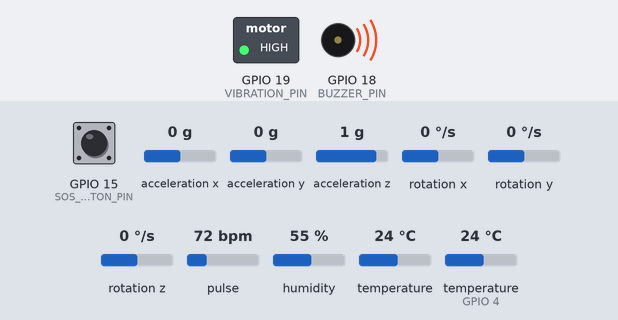
A sketch run on a simulated ESP32. Shown: switched loads named in the sketch (green lamp = pin HIGH), buzzer (waves = sounding, pin HIGH). Inputs (shaded band) come from the test bench; at power-on: GPIO 15 (SOS_BUTTON_PIN) HIGH, acceleration x 0 g, acceleration y 0 g, acceleration z 1 g, rotation x 0 °/s, rotation y 0 °/s, rotation z 0 °/s, pulse 72 bpm, humidity 55 %, temperature 24 °C, temperature (sensor on GPIO 4) 24 °C. WiFi joins after 1.5 s; servers stay silent unless stated; what the sketch prints to the serial monitor is not drawn.

Above: at 2.0 s.
At 4.5 s:
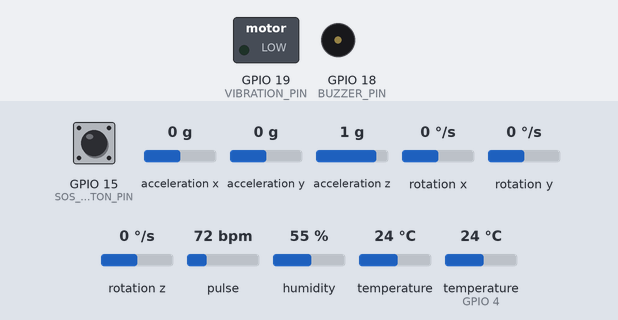
Timing chart, 0 to 6.0 s (numbered marks = the images above):
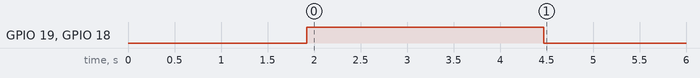

The sketch:

ParkinsonGuardian_ESP32.ino
```cpp
/*
 * ParkinsonGuardian_ESP32.ino
 * Smart Parkinson's Disease Monitoring Glove (With Dynamic Blynk Buzzer Control)
 * Target: ESP32 DevKit V1 (30-pin)
 *
 * Blynk Datastreams:
 * - V0: Tremor Level (Widget: Gauge / Value Display)
 * - V1: Heart Rate BPM (Widget: Gauge / Value Display)
 * - V2: SpO2 % (Widget: Gauge / Value Display)
 * - V3: Body Temperature °C (Widget: Value Display)
 * - V4: Buzzer Alert Threshold Slider (Widget: Slider, Range 0-1000)
 */

#define BLYNK_TEMPLATE_ID    "parkinsons glove"
#define BLYNK_TEMPLATE_NAME "Parkinson Guardian"
#define BLYNK_DEVICE_NAME   "Parkison Guardian"
#define BLYNK_AUTH_TOKEN    "Your_Blynk_Auth_Token"

const char* WIFI_SSID     = "Your_WIFI_SSID";
const char* WIFI_PASSWORD = "Your_WIFI_Password";

// ---------------------------------------------------------------------------
// Pin mapping

// ---------------------------------------------------------------------------
#define I2C_SDA_PIN        21
#define I2C_SCL_PIN        22
#define DHT_PIN            4
#define DHT_TYPE           DHT11
#define BUZZER_PIN         18
#define VIBRATION_PIN      19
#define SOS_BUTTON_PIN     15

// Blynk virtual pins
#define VPIN_TREMOR        V0
#define VPIN_HEART_RATE    V1
#define VPIN_SPO2          V2
#define VPIN_BODY_TEMP     V3
#define VPIN_BUZZER_THRESH V4  // Dynamic slider for buzzer sensitivity

// ---------------------------------------------------------------------------
// Timing intervals (ms) — non-blocking
// ---------------------------------------------------------------------------
const unsigned long MPU_INTERVAL_MS        = 20;    // 50 Hz tremor sampling
const unsigned long MAX30102_INTERVAL_MS   = 10;    // 100 Hz PPG sampling
const unsigned long DHT_INTERVAL_MS        = 2000;  // 2 Hz temperature/humidity
const unsigned long BLYNK_SEND_INTERVAL_MS = 500;   // 2 Hz dashboard updates
const unsigned long ALERT_CHECK_INTERVAL_MS = 100;
const unsigned long SOS_DEBOUNCE_MS        = 50;
const unsigned long ALERT_COOLDOWN_MS      = 30000; // 30 s between duplicate alerts

// ---------------------------------------------------------------------------
// Alert thresholds
// ---------------------------------------------------------------------------
const float HR_MIN_BPM            = 50.0f;
const float HR_MAX_BPM            = 120.0f;
const float SPO2_MIN_PERCENT      = 92.0f;
const int   TREMOR_HIT_COUNT      = 10;     // Consecutive samples required above threshold
const float BODY_TEMP_MAX_C       = 38.5f;  // Fever alert threshold

// Dynamic threshold updated via Blynk app slider (Default: 800)
float tremorAlertThreshold        = 800.0f;

// ---------------------------------------------------------------------------
// Includes
// ---------------------------------------------------------------------------
#include <WiFi.h>
#include <BlynkSimpleEsp32.h>
#include <Wire.h>
#include <Adafruit_MPU6050.h>
#include <Adafruit_Sensor.h>
#include <MAX30105.h>
#include <DHT.h>
#include <math.h>
#include <heartRate.h>

// ---------------------------------------------------------------------------
// Sensor objects
// ---------------------------------------------------------------------------
Adafruit_MPU6050 mpu;
MAX30105         particleSensor;
DHT              dht(DHT_PIN, DHT_TYPE);

// ---------------------------------------------------------------------------
// Runtime state
// ---------------------------------------------------------------------------
unsigned long lastMpuMs        = 0;
unsigned long lastMax30102Ms   = 0;
unsigned long lastDhtMs        = 0;
unsigned long lastBlynkSendMs  = 0;
unsigned long lastAlertCheckMs = 0;

bool alertActive      = false;
bool mpuReady         = false;
bool max30102Ready    = false;
bool dhtReady         = false;

// MPU6050 / tremor
float lastAccelMag    = 0.0f;
float tremorLevel     = 0.0f;
int   tremorHitStreak = 0;
bool  tremorAlert     = false;

// MAX30102 HR / SpO2
const byte  MAX30102_BUFFER_LEN = 100;
long        irBuffer[MAX30102_BUFFER_LEN];
long        redBuffer[MAX30102_BUFFER_LEN];
int         bufferIndex         = 0;
bool        bufferFull          = false;

float heartRateBpm = 0.0f;
float spo2Percent  = 0.0f;
bool  hrValid        = false;
bool  spo2Valid      = false;

// DHT11
float ambientTempC = 0.0f;
float bodyTempC    = 0.0f;

// SOS button
bool          sosPressed      = false;
bool          sosLastRawState = HIGH;
unsigned long sosLastChangeMs = 0;

// Alert cooldown timestamps
unsigned long lastHrAlertMs     = 0;
unsigned long lastSpo2AlertMs   = 0;
unsigned long lastTremorAlertMs = 0;
unsigned long lastSosAlertMs    = 0;
unsigned long lastTempAlertMs   = 0;

// Heart-rate beat detector state
const int16_t HR_RATE_SIZE = 4;
int16_t hrRates[HR_RATE_SIZE];
byte    hrRateIndex = 0;
long    hrLastBeat  = 0;

// ---------------------------------------------------------------------------
// Blynk Handlers
// ---------------------------------------------------------------------------
// Receives slider movements from Blynk App live
BLYNK_WRITE(VPIN_BUZZER_THRESH) {
  tremorAlertThreshold = param.asFloat();
  Serial.print(F("[BLYNK] Buzzer Threshold updated to: "));
  Serial.println(tremorAlertThreshold);
}

// Syncs slider value from Blynk Cloud when ESP32 connects
BLYNK_CONNECTED() {
  Blynk.syncVirtual(VPIN_BUZZER_THRESH);
}

// ---------------------------------------------------------------------------
// SpO2 ratio calculation
// ---------------------------------------------------------------------------
void calculateSpO2FromBuffer(float* spo2Out, bool* validOut) {
  *validOut = false;
  *spo2Out  = 0.0f;

  if (!bufferFull) return;

  int32_t irMean = 0;
  int32_t redMean = 0;
  for (int i = 0; i < MAX30102_BUFFER_LEN; i++) {
    irMean  += irBuffer[i];
    redMean += redBuffer[i];
  }
  irMean  /= MAX30102_BUFFER_LEN;
  redMean /= MAX30102_BUFFER_LEN;

  if (irMean <= 0 || redMean <= 0) return;

  float irAc = 0.0f;
  float redAc = 0.0f;
  for (int i = 0; i < MAX30102_BUFFER_LEN; i++) {
    float irDev  = (float)(irBuffer[i]  - irMean);
    float redDev = (float)(redBuffer[i] - redMean);
    irAc  += irDev * irDev;
    redAc += redDev * redDev;
  }
  irAc  = sqrtf(irAc / MAX30102_BUFFER_LEN);
  redAc = sqrtf(redAc / MAX30102_BUFFER_LEN);

  if (irAc <= 0.0f) return;

  float ratio = (redAc / (float)redMean) / (irAc / (float)irMean);
  float spo2  = -45.060f * ratio * ratio + 30.354f * ratio + 94.845f;

  if (spo2 > 100.0f) spo2 = 100.0f;
  if (spo2 < 70.0f)  return;

  *spo2Out  = spo2;
  *validOut = true;
}

// ---------------------------------------------------------------------------
// Alert helpers
// ---------------------------------------------------------------------------
void setAlertOutputs(bool on) {
  digitalWrite(BUZZER_PIN, on ? HIGH : LOW);
  digitalWrite(VIBRATION_PIN, on ? HIGH : LOW);
  alertActive = on;
}

void sendBlynkAlert(const char* eventCode, const char* message, unsigned long* cooldownMs) {
  unsigned long now = millis();
  if (now - *cooldownMs >= ALERT_COOLDOWN_MS) {
    *cooldownMs = now;
    Blynk.logEvent(eventCode, message);
    Serial.print(F("[ALERT] "));
    Serial.println(message);
  }
}

void updateAlertOutputs() {
  bool shouldAlert = false;

  if (sosPressed) {
    shouldAlert = true;
    sendBlynkAlert("severe_tremor", "SOS button pressed — emergency!", &lastSosAlertMs);
  }
  if (hrValid && (heartRateBpm < HR_MIN_BPM || heartRateBpm > HR_MAX_BPM)) {
    shouldAlert = true;
  }
  if (spo2Valid && spo2Percent < SPO2_MIN_PERCENT) {
    shouldAlert = true;
  }
  if (tremorAlert) {
    shouldAlert = true;
    sendBlynkAlert("severe_tremor", "Severe tremor detected!", &lastTremorAlertMs);
  }
  if (dhtReady && bodyTempC > BODY_TEMP_MAX_C) {
    shouldAlert = true;
  }

  setAlertOutputs(shouldAlert);
}

// ---------------------------------------------------------------------------
// Sensor init
// ---------------------------------------------------------------------------
bool initMPU6050() {
  if (!mpu.begin(0x68, &Wire)) {
    Serial.println(F("[ERR] MPU6050 not found on I2C bus"));
    return false;
  }

  mpu.setAccelerometerRange(MPU6050_RANGE_8_G);
  mpu.setGyroRange(MPU6050_RANGE_500_DEG);
  mpu.setFilterBandwidth(MPU6050_BAND_21_HZ);

  sensors_event_t a, g, temp;
  mpu.getEvent(&a, &g, &temp);
  lastAccelMag = sqrtf(a.acceleration.x * a.acceleration.x +
                       a.acceleration.y * a.acceleration.y +
                       a.acceleration.z * a.acceleration.z);

  Serial.println(F("[OK] MPU6050 initialized"));
  return true;
}

bool initMAX30102() {
  if (!particleSensor.begin(Wire, I2C_SPEED_FAST)) {
    Serial.println(F("[ERR] MAX30102 not found on I2C bus"));
    return false;
  }

  byte ledBrightness = 80;
  byte sampleAverage = 4;
  byte ledMode       = 2; // Red + IR
  int  sampleRate    = 100;
  int  pulseWidth    = 411;
  int  adcRange      = 4096;

  particleSensor.setup(ledBrightness, sampleAverage, ledMode, sampleRate, pulseWidth, adcRange);
  particleSensor.setPulseAmplitudeRed(0x1F);
  particleSensor.setPulseAmplitudeIR(0x1F);

  Serial.println(F("[OK] MAX30102 initialized"));
  return true;
}

// ---------------------------------------------------------------------------
// Non-blocking sensor readers
// ---------------------------------------------------------------------------
void readMPU6050(unsigned long nowMs) {
  if (!mpuReady || (nowMs - lastMpuMs) < MPU_INTERVAL_MS) return;
  lastMpuMs = nowMs;

  sensors_event_t a, g, temp;
  if (!mpu.getEvent(&a, &g, &temp)) return;

  float accelMag = sqrtf(a.acceleration.x * a.acceleration.x +
                       a.acceleration.y * a.acceleration.y +
                       a.acceleration.z * a.acceleration.z);
  float dtSec = MPU_INTERVAL_MS / 1000.0f;
  float jerk  = fabsf(accelMag - lastAccelMag) / dtSec;
  lastAccelMag = accelMag;

  // Scale jerk to 0 - 1000 range
  tremorLevel = constrain(jerk * 20.0f, 0.0f, 1000.0f);

  // Evaluates against tremorAlertThreshold set dynamically by Blynk Slider
  if (tremorLevel >= tremorAlertThreshold) {
    tremorHitStreak++;
  } else {
    tremorHitStreak = max(0, tremorHitStreak - 1);
  }

  tremorAlert = (tremorHitStreak >= TREMOR_HIT_COUNT);
}

void readMAX30102(unsigned long nowMs) {
  if (!max30102Ready || (nowMs - lastMax30102Ms) < MAX30102_INTERVAL_MS) return;
  lastMax30102Ms = nowMs;

  long irValue  = particleSensor.getIR();
  long redValue = particleSensor.getRed();

  if (irValue < 50000) {
    hrValid   = false;
    spo2Valid = false;
    return;
  }

  if (checkForBeat(irValue)) {
    long delta = millis() - hrLastBeat;
    hrLastBeat = millis();

    float beatsPerMinute = 60.0f / (delta / 1000.0f);

    if (beatsPerMinute > 30.0f && beatsPerMinute < 220.0f) {
      hrRates[hrRateIndex++] = (int16_t)beatsPerMinute;
      hrRateIndex %= HR_RATE_SIZE;

      int32_t hrBeatAvg = 0;
      for (byte x = 0; x < HR_RATE_SIZE; x++) {
        hrBeatAvg += hrRates[x];
      }
      hrBeatAvg /= HR_RATE_SIZE;

      heartRateBpm = (float)hrBeatAvg;
      hrValid      = true;
    }
  }

  irBuffer[bufferIndex]  = irValue;
  redBuffer[bufferIndex] = redValue;
  bufferIndex++;
  if (bufferIndex >= MAX30102_BUFFER_LEN) {
    bufferIndex = 0;
    bufferFull  = true;
  }

  if (bufferFull) {
    float spo2 = 0.0f;
    bool  valid = false;
    calculateSpO2FromBuffer(&spo2, &valid);
    if (valid) {
      spo2Percent = spo2;
      spo2Valid   = true;
    }
  }
}

void readDHT11(unsigned long nowMs) {
  if (!dhtReady || (nowMs - lastDhtMs) < DHT_INTERVAL_MS) return;
  lastDhtMs = nowMs;

  float temp = dht.readTemperature();
  if (!isnan(temp)) {
    ambientTempC = temp;
    bodyTempC    = temp;
  }
}

void readSOSButton(unsigned long nowMs) {
  bool raw = digitalRead(SOS_BUTTON_PIN);

  if (raw != sosLastRawState) {
    sosLastChangeMs = nowMs;
    sosLastRawState = raw;
  }

  if ((nowMs - sosLastChangeMs) >= SOS_DEBOUNCE_MS) {
    sosPressed = (raw == LOW);
  }
}

void checkThresholdAlerts(unsigned long nowMs) {
  if ((nowMs - lastAlertCheckMs) < ALERT_CHECK_INTERVAL_MS) return;
  lastAlertCheckMs = nowMs;

  updateAlertOutputs();
}

void sendBlynkData(unsigned long nowMs) {
  if (!Blynk.connected() || (nowMs - lastBlynkSendMs) < BLYNK_SEND_INTERVAL_MS) return;
  lastBlynkSendMs = nowMs;

  Blynk.virtualWrite(VPIN_TREMOR, tremorLevel);

  if (hrValid)   Blynk.virtualWrite(VPIN_HEART_RATE, heartRateBpm);
  if (spo2Valid) Blynk.virtualWrite(VPIN_SPO2, spo2Percent);
  if (dhtReady)  Blynk.virtualWrite(VPIN_BODY_TEMP, bodyTempC);
}

void printSerialDebug(unsigned long nowMs) {
  static unsigned long lastPrintMs = 0;
  if ((nowMs - lastPrintMs) < 2000) return;
  lastPrintMs = nowMs;

  Serial.print(F("Tremor:"));
  Serial.print(tremorLevel, 1);
  Serial.print(F(" (Thresh:"));
  Serial.print(tremorAlertThreshold, 0);
  Serial.print(F(") HR:"));
  Serial.print(hrValid ? String(heartRateBpm, 1) : String(F("--")));
  Serial.print(F(" SpO2:"));
  Serial.print(spo2Valid ? String(spo2Percent, 1) : String(F("--")));
  Serial.print(F(" Temp:"));
  Serial.print(dhtReady ? String(bodyTempC, 2) : String(F("--")));
  Serial.print(F(" Alert:"));
  Serial.println(alertActive ? F("ON") : F("OFF"));
}

// ---------------------------------------------------------------------------
// Arduino entry points
// ---------------------------------------------------------------------------
void setup() {
  Serial.begin(115200);
  delay(100);
  Serial.println();
  Serial.println(F("=== Parkinson Guardian Glove — Ready ==="));

  pinMode(BUZZER_PIN, OUTPUT);
  pinMode(VIBRATION_PIN, OUTPUT);
  pinMode(SOS_BUTTON_PIN, INPUT_PULLUP);
  setAlertOutputs(false);

  Wire.begin(I2C_SDA_PIN, I2C_SCL_PIN);
  Wire.setClock(400000);

  mpuReady      = initMPU6050();
  max30102Ready = initMAX30102();

  dht.begin();
  dhtReady = true;

  Blynk.begin(BLYNK_AUTH_TOKEN, WIFI_SSID, WIFI_PASSWORD);
}

void loop() {
  unsigned long nowMs = millis();

  Blynk.run();

  readSOSButton(nowMs);
  readMPU6050(nowMs);
  readMAX30102(nowMs);
  readDHT11(nowMs);
  checkThresholdAlerts(nowMs);
  sendBlynkData(nowMs);
  printSerialDebug(nowMs);
}
```

Measured:
- by itself, GPIO 19 (VIBRATION_PIN), GPIO 18 (BUZZER_PIN): LOW → HIGH at 1.9 s, → LOW 2.5 s later
